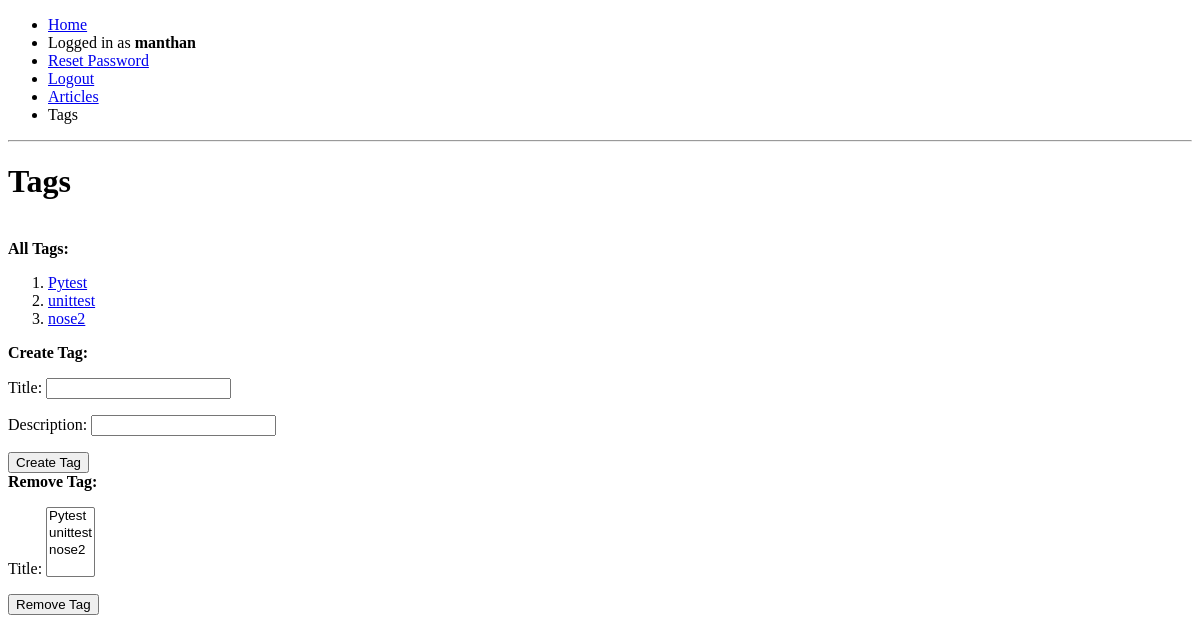
Page /modify_tags/ (signed in) on the earlier database version.
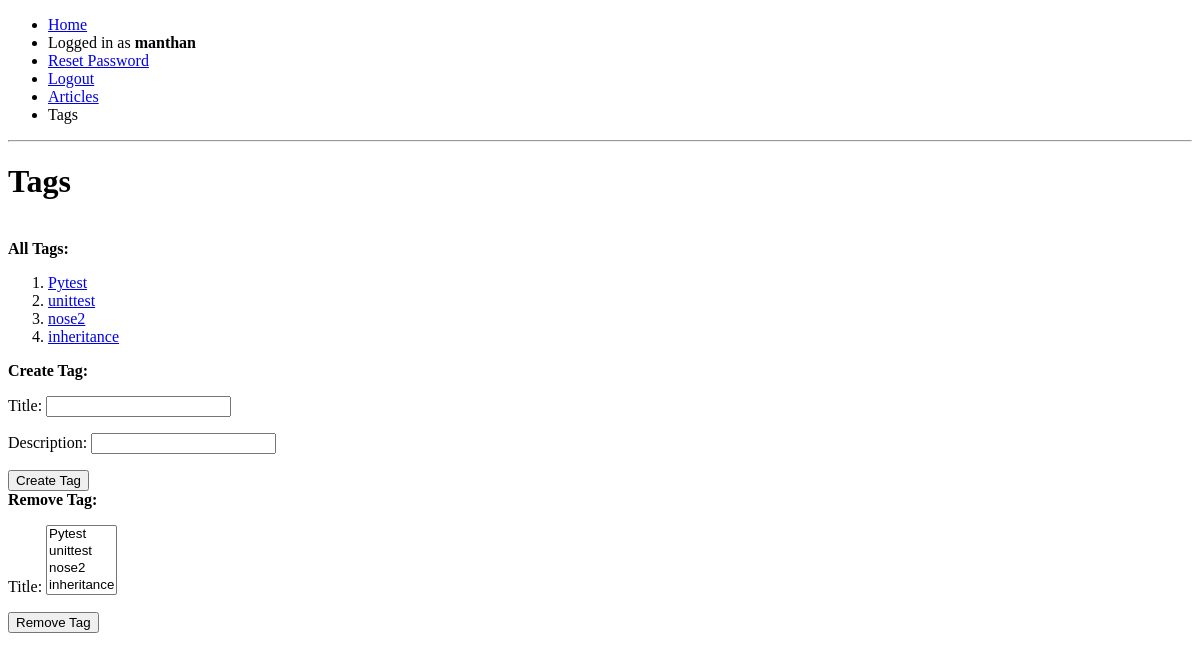
Same page on the later database version.
### articles/models.py (models this page shows, shortened)
class Tag(models.Model):
    title = models.CharField(max_length=15, unique=True)
    description = models.CharField(max_length=100)
    date_created = models.DateTimeField(auto_now_add=True)
    author = models.ForeignKey(User, on_delete=models.SET_NULL, null=True,
                               related_name='tags_created')

### articles/views.py (the view, shortened to what this page needs)
# urls.py: path('modify_tags/', views.mod_tags, name='modify_tags_url'),
def mod_tags(request):
    if not request.user.is_superuser:
        return redirect('home_url')
    if request.method == 'GET':
        tags = models.Tag.objects.all()
        new_form = forms.NewTagForm()
        del_form = forms.DeleteTagForm()
        return render(request, 'mod_tag.html',
                      {'new_form': new_form,
                       'del_form': del_form,
                       'tags': tags,
                       })

### articles/forms.py
class NewTagForm(ModelForm):
    class Meta:
        model = models.Tag
        fields = ['title',
                  'description',
                  ]

class DeleteTagForm(forms.Form):
    choice = []
    for tag in models.Tag.objects.all():
        choice.append((tag.id, tag.title))
    title = forms.MultipleChoiceField(choices=choice)

### templates/mod_tag.html (shortened to what this page needs)
{% extends 'base.html' %}
{% block content %}
<h1>Tags</h1><br>
<strong>All Tags: </strong><br>
<ol>
    {% for tag in tags %}
    <li><a href="{% url 'tag_url' tag.id %}">{{tag.title}}</a></li>
    {% endfor %}
</ol>
<strong>Create Tag: </strong><br>
<form method="post">
    {{new_form.as_p}}
    <button type="submit" name="new">Create Tag</button>
</form>
<strong>Remove Tag: </strong><br>
<form method="post">
    {{del_form.as_p}}
    <button type="submit" name="del">Remove Tag</button>
</form>
{% endblock %}

Differences in the rows shown:
added Tag: title "inheritance"
Other differences:
form field title: "Pytest / unittest / nose2" → "Pytest / unittest / nose2 / inheritance"
